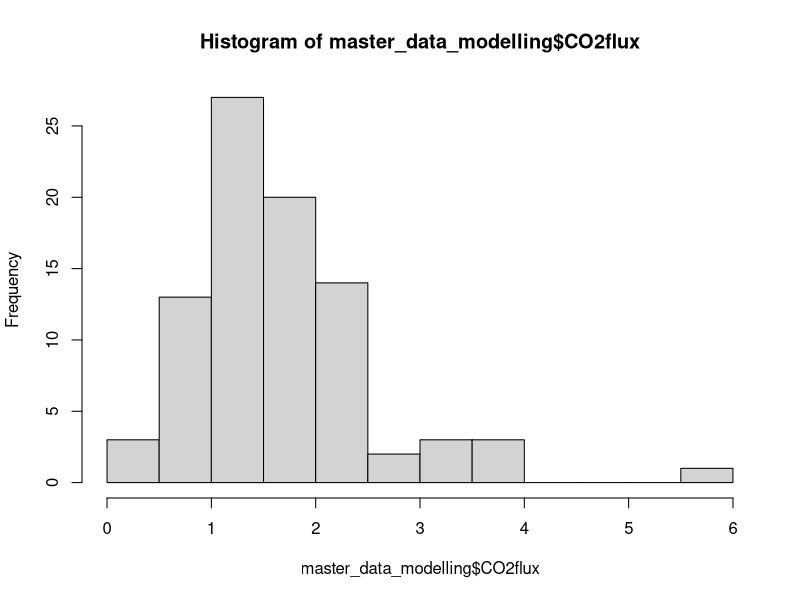

This chart was generated by the following R code:
############ source: Our Coding Club ###########
###### edited by Samantha Solis de Ovando ######

library(readr)
master_data_modelling <- read_csv("MasterDataSheet_UGthesis_Feb232026.csv")

head(master_data_modelling)

hist(master_data_modelling$CO2flux)

basic.lm <- lm(CH4flux ~ MeanSoilMoisture, data = master_data_modelling)
summary(basic.lm)
